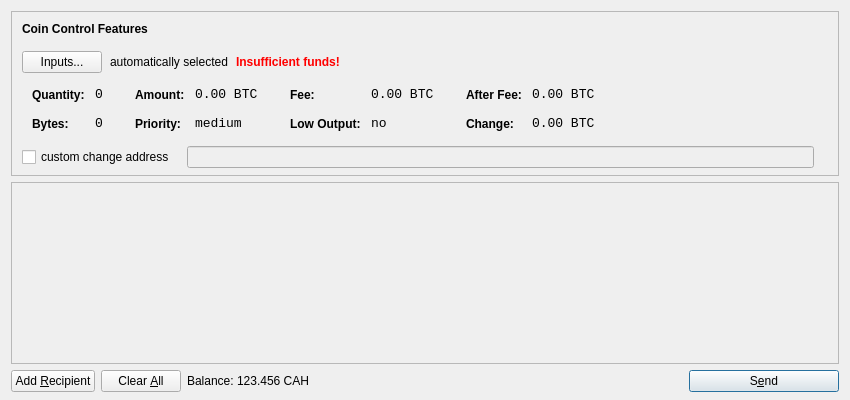
<?xml version="1.0" encoding="UTF-8"?>
<ui version="4.0">
 <class>SendCoinsDialog</class>
 <widget class="QDialog" name="SendCoinsDialog">
  <property name="geometry">
   <rect>
    <x>0</x>
    <y>0</y>
    <width>850</width>
    <height>400</height>
   </rect>
  </property>
  <property name="windowTitle">
   <string>Send Coins</string>
  </property>
  <layout class="QVBoxLayout" name="verticalLayout" stretch="0,1,0">
   <property name="bottomMargin">
    <number>8</number>
   </property>
   <item>
    <widget class="QFrame" name="frameCoinControl">
     <property name="sizePolicy">
      <sizepolicy hsizetype="Expanding" vsizetype="Expanding">
       <horstretch>0</horstretch>
       <verstretch>0</verstretch>
      </sizepolicy>
     </property>
     <property name="maximumSize">
      <size>
       <width>16777215</width>
       <height>16777215</height>
      </size>
     </property>
     <property name="frameShape">
      <enum>QFrame::StyledPanel</enum>
     </property>
     <property name="frameShadow">
      <enum>QFrame::Sunken</enum>
     </property>
     <layout class="QVBoxLayout" name="verticalLayoutCoinControl2">
      <property name="spacing">
       <number>-1</number>
      </property>
      <property name="leftMargin">
       <number>0</number>
      </property>
      <property name="topMargin">
       <number>0</number>
      </property>
      <property name="rightMargin">
       <number>0</number>
      </property>
      <property name="bottomMargin">
       <number>6</number>
      </property>
      <item>
       <layout class="QVBoxLayout" name="verticalLayoutCoinControl" stretch="0,0,0,0,1">
        <property name="spacing">
         <number>0</number>
        </property>
        <property name="leftMargin">
         <number>10</number>
        </property>
        <property name="topMargin">
         <number>10</number>
        </property>
        <item>
         <layout class="QHBoxLayout" name="horizontalLayoutCoinControl1">
          <property name="bottomMargin">
           <number>15</number>
          </property>
          <item>
           <widget class="QLabel" name="labelCoinControlFeatures">
            <property name="sizePolicy">
             <sizepolicy hsizetype="Preferred" vsizetype="Maximum">
              <horstretch>0</horstretch>
              <verstretch>0</verstretch>
             </sizepolicy>
            </property>
            <property name="font">
             <font>
              <weight>75</weight>
              <bold>true</bold>
             </font>
            </property>
            <property name="styleSheet">
             <string notr="true">font-weight:bold;</string>
            </property>
            <property name="text">
             <string>Coin Control Features</string>
            </property>
           </widget>
          </item>
         </layout>
        </item>
        <item>
         <layout class="QHBoxLayout" name="horizontalLayoutCoinControl2" stretch="0,0,0,0">
          <property name="spacing">
           <number>8</number>
          </property>
          <property name="bottomMargin">
           <number>10</number>
          </property>
          <item>
           <widget class="QPushButton" name="pushButtonCoinControl">
            <property name="styleSheet">
             <string notr="true"/>
            </property>
            <property name="text">
             <string>Inputs...</string>
            </property>
           </widget>
          </item>
          <item>
           <widget class="QLabel" name="labelCoinControlAutomaticallySelected">
            <property name="text">
             <string>automatically selected</string>
            </property>
            <property name="margin">
             <number>5</number>
            </property>
           </widget>
          </item>
          <item>
           <widget class="QLabel" name="labelCoinControlInsuffFunds">
            <property name="font">
             <font>
              <weight>75</weight>
              <bold>true</bold>
             </font>
            </property>
            <property name="styleSheet">
             <string notr="true">color:red;font-weight:bold;</string>
            </property>
            <property name="text">
             <string>Insufficient funds!</string>
            </property>
            <property name="margin">
             <number>5</number>
            </property>
           </widget>
          </item>
          <item>
           <spacer name="horizontalSpacerCoinControl">
            <property name="orientation">
             <enum>Qt::Horizontal</enum>
            </property>
            <property name="sizeHint" stdset="0">
             <size>
              <width>40</width>
              <height>1</height>
             </size>
            </property>
           </spacer>
          </item>
         </layout>
        </item>
        <item>
         <widget class="QWidget" name="widgetCoinControl" native="true">
          <property name="sizePolicy">
           <sizepolicy hsizetype="Preferred" vsizetype="Preferred">
            <horstretch>0</horstretch>
            <verstretch>0</verstretch>
           </sizepolicy>
          </property>
          <property name="minimumSize">
           <size>
            <width>0</width>
            <height>0</height>
           </size>
          </property>
          <property name="styleSheet">
           <string notr="true"/>
          </property>
          <layout class="QHBoxLayout" name="horizontalLayoutCoinControl5">
           <property name="margin">
            <number>0</number>
           </property>
           <item>
            <layout class="QHBoxLayout" name="horizontalLayoutCoinControl3" stretch="0,0,0,1">
             <property name="spacing">
              <number>20</number>
             </property>
             <property name="topMargin">
              <number>0</number>
             </property>
             <property name="bottomMargin">
              <number>10</number>
             </property>
             <item>
              <layout class="QFormLayout" name="formLayoutCoinControl1">
               <property name="horizontalSpacing">
                <number>10</number>
               </property>
               <property name="verticalSpacing">
                <number>14</number>
               </property>
               <property name="leftMargin">
                <number>10</number>
               </property>
               <property name="topMargin">
                <number>4</number>
               </property>
               <property name="rightMargin">
                <number>6</number>
               </property>
               <item row="0" column="0">
                <widget class="QLabel" name="labelCoinControlQuantityText">
                 <property name="styleSheet">
                  <string notr="true">font-weight:bold;</string>
                 </property>
                 <property name="text">
                  <string>Quantity:</string>
                 </property>
                 <property name="margin">
                  <number>0</number>
                 </property>
                </widget>
               </item>
               <item row="0" column="1">
                <widget class="QLabel" name="labelCoinControlQuantity">
                 <property name="font">
                  <font>
                   <family>Monospace</family>
                   <pointsize>10</pointsize>
                  </font>
                 </property>
                 <property name="cursor">
                  <cursorShape>IBeamCursor</cursorShape>
                 </property>
                 <property name="contextMenuPolicy">
                  <enum>Qt::ActionsContextMenu</enum>
                 </property>
                 <property name="text">
                  <string notr="true">0</string>
                 </property>
                 <property name="margin">
                  <number>0</number>
                 </property>
                 <property name="textInteractionFlags">
                  <set>Qt::LinksAccessibleByMouse|Qt::TextSelectableByKeyboard|Qt::TextSelectableByMouse</set>
                 </property>
                </widget>
               </item>
               <item row="1" column="0">
                <widget class="QLabel" name="labelCoinControlBytesText">
                 <property name="styleSheet">
                  <string notr="true">font-weight:bold;</string>
                 </property>
                 <property name="text">
                  <string>Bytes:</string>
                 </property>
                </widget>
               </item>
               <item row="1" column="1">
                <widget class="QLabel" name="labelCoinControlBytes">
                 <property name="font">
                  <font>
                   <family>Monospace</family>
                   <pointsize>10</pointsize>
                  </font>
                 </property>
                 <property name="cursor">
                  <cursorShape>IBeamCursor</cursorShape>
                 </property>
                 <property name="contextMenuPolicy">
                  <enum>Qt::ActionsContextMenu</enum>
                 </property>
                 <property name="text">
                  <string notr="true">0</string>
                 </property>
                 <property name="textInteractionFlags">
                  <set>Qt::LinksAccessibleByMouse|Qt::TextSelectableByKeyboard|Qt::TextSelectableByMouse</set>
                 </property>
                </widget>
               </item>
              </layout>
             </item>
             <item>
              <layout class="QFormLayout" name="formLayoutCoinControl2">
               <property name="horizontalSpacing">
                <number>10</number>
               </property>
               <property name="verticalSpacing">
                <number>14</number>
               </property>
               <property name="leftMargin">
                <number>6</number>
               </property>
               <property name="topMargin">
                <number>4</number>
               </property>
               <property name="rightMargin">
                <number>6</number>
               </property>
               <item row="0" column="0">
                <widget class="QLabel" name="labelCoinControlAmountText">
                 <property name="styleSheet">
                  <string notr="true">font-weight:bold;</string>
                 </property>
                 <property name="text">
                  <string>Amount:</string>
                 </property>
                 <property name="margin">
                  <number>0</number>
                 </property>
                </widget>
               </item>
               <item row="0" column="1">
                <widget class="QLabel" name="labelCoinControlAmount">
                 <property name="font">
                  <font>
                   <family>Monospace</family>
                   <pointsize>10</pointsize>
                  </font>
                 </property>
                 <property name="cursor">
                  <cursorShape>IBeamCursor</cursorShape>
                 </property>
                 <property name="contextMenuPolicy">
                  <enum>Qt::ActionsContextMenu</enum>
                 </property>
                 <property name="text">
                  <string notr="true">0.00 BTC</string>
                 </property>
                 <property name="textInteractionFlags">
                  <set>Qt::LinksAccessibleByMouse|Qt::TextSelectableByKeyboard|Qt::TextSelectableByMouse</set>
                 </property>
                </widget>
               </item>
               <item row="1" column="0">
                <widget class="QLabel" name="labelCoinControlPriorityText">
                 <property name="styleSheet">
                  <string notr="true">font-weight:bold;</string>
                 </property>
                 <property name="text">
                  <string>Priority:</string>
                 </property>
                </widget>
               </item>
               <item row="1" column="1">
                <widget class="QLabel" name="labelCoinControlPriority">
                 <property name="font">
                  <font>
                   <family>Monospace</family>
                   <pointsize>10</pointsize>
                  </font>
                 </property>
                 <property name="cursor">
                  <cursorShape>IBeamCursor</cursorShape>
                 </property>
                 <property name="contextMenuPolicy">
                  <enum>Qt::ActionsContextMenu</enum>
                 </property>
                 <property name="text">
                  <string>medium</string>
                 </property>
                 <property name="textInteractionFlags">
                  <set>Qt::LinksAccessibleByMouse|Qt::TextSelectableByKeyboard|Qt::TextSelectableByMouse</set>
                 </property>
                </widget>
               </item>
              </layout>
             </item>
             <item>
              <layout class="QFormLayout" name="formLayoutCoinControl3">
               <property name="horizontalSpacing">
                <number>10</number>
               </property>
               <property name="verticalSpacing">
                <number>14</number>
               </property>
               <property name="leftMargin">
                <number>6</number>
               </property>
               <property name="topMargin">
                <number>4</number>
               </property>
               <property name="rightMargin">
                <number>6</number>
               </property>
               <item row="0" column="0">
                <widget class="QLabel" name="labelCoinControlFeeText">
                 <property name="styleSheet">
                  <string notr="true">font-weight:bold;</string>
                 </property>
                 <property name="text">
                  <string>Fee:</string>
                 </property>
                 <property name="margin">
                  <number>0</number>
                 </property>
                </widget>
               </item>
               <item row="0" column="1">
                <widget class="QLabel" name="labelCoinControlFee">
                 <property name="font">
                  <font>
                   <family>Monospace</family>
                   <pointsize>10</pointsize>
                  </font>
                 </property>
                 <property name="cursor">
                  <cursorShape>IBeamCursor</cursorShape>
                 </property>
                 <property name="contextMenuPolicy">
                  <enum>Qt::ActionsContextMenu</enum>
                 </property>
                 <property name="text">
                  <string notr="true">0.00 BTC</string>
                 </property>
                 <property name="textInteractionFlags">
                  <set>Qt::LinksAccessibleByMouse|Qt::TextSelectableByKeyboard|Qt::TextSelectableByMouse</set>
                 </property>
                </widget>
               </item>
               <item row="1" column="0">
                <widget class="QLabel" name="labelCoinControlLowOutputText">
                 <property name="styleSheet">
                  <string notr="true">font-weight:bold;</string>
                 </property>
                 <property name="text">
                  <string>Low Output:</string>
                 </property>
                </widget>
               </item>
               <item row="1" column="1">
                <widget class="QLabel" name="labelCoinControlLowOutput">
                 <property name="font">
                  <font>
                   <family>Monospace</family>
                   <pointsize>10</pointsize>
                  </font>
                 </property>
                 <property name="cursor">
                  <cursorShape>IBeamCursor</cursorShape>
                 </property>
                 <property name="contextMenuPolicy">
                  <enum>Qt::ActionsContextMenu</enum>
                 </property>
                 <property name="text">
                  <string>no</string>
                 </property>
                 <property name="textInteractionFlags">
                  <set>Qt::LinksAccessibleByMouse|Qt::TextSelectableByKeyboard|Qt::TextSelectableByMouse</set>
                 </property>
                </widget>
               </item>
              </layout>
             </item>
             <item>
              <layout class="QFormLayout" name="formLayoutCoinControl4">
               <property name="horizontalSpacing">
                <number>10</number>
               </property>
               <property name="verticalSpacing">
                <number>14</number>
               </property>
               <property name="leftMargin">
                <number>6</number>
               </property>
               <property name="topMargin">
                <number>4</number>
               </property>
               <property name="rightMargin">
                <number>6</number>
               </property>
               <item row="0" column="0">
                <widget class="QLabel" name="labelCoinControlAfterFeeText">
                 <property name="styleSheet">
                  <string notr="true">font-weight:bold;</string>
                 </property>
                 <property name="text">
                  <string>After Fee:</string>
                 </property>
                 <property name="margin">
                  <number>0</number>
                 </property>
                </widget>
               </item>
               <item row="0" column="1">
                <widget class="QLabel" name="labelCoinControlAfterFee">
                 <property name="font">
                  <font>
                   <family>Monospace</family>
                   <pointsize>10</pointsize>
                  </font>
                 </property>
                 <property name="cursor">
                  <cursorShape>IBeamCursor</cursorShape>
                 </property>
                 <property name="contextMenuPolicy">
                  <enum>Qt::ActionsContextMenu</enum>
                 </property>
                 <property name="text">
                  <string notr="true">0.00 BTC</string>
                 </property>
                 <property name="textInteractionFlags">
                  <set>Qt::LinksAccessibleByMouse|Qt::TextSelectableByKeyboard|Qt::TextSelectableByMouse</set>
                 </property>
                </widget>
               </item>
               <item row="1" column="0">
                <widget class="QLabel" name="labelCoinControlChangeText">
                 <property name="styleSheet">
                  <string notr="true">font-weight:bold;</string>
                 </property>
                 <property name="text">
                  <string>Change:</string>
                 </property>
                </widget>
               </item>
               <item row="1" column="1">
                <widget class="QLabel" name="labelCoinControlChange">
                 <property name="font">
                  <font>
                   <family>Monospace</family>
                   <pointsize>10</pointsize>
                  </font>
                 </property>
                 <property name="cursor">
                  <cursorShape>IBeamCursor</cursorShape>
                 </property>
                 <property name="contextMenuPolicy">
                  <enum>Qt::ActionsContextMenu</enum>
                 </property>
                 <property name="text">
                  <string notr="true">0.00 BTC</string>
                 </property>
                 <property name="textInteractionFlags">
                  <set>Qt::LinksAccessibleByMouse|Qt::TextSelectableByKeyboard|Qt::TextSelectableByMouse</set>
                 </property>
                </widget>
               </item>
              </layout>
             </item>
            </layout>
           </item>
          </layout>
         </widget>
        </item>
        <item>
         <layout class="QHBoxLayout" name="horizontalLayoutCoinControl4" stretch="0,0,0">
          <property name="spacing">
           <number>12</number>
          </property>
          <property name="sizeConstraint">
           <enum>QLayout::SetDefaultConstraint</enum>
          </property>
          <property name="topMargin">
           <number>5</number>
          </property>
          <property name="rightMargin">
           <number>5</number>
          </property>
          <item>
           <widget class="QCheckBox" name="checkBoxCoinControlChange">
            <property name="text">
             <string>custom change address</string>
            </property>
           </widget>
          </item>
          <item>
           <widget class="QLineEdit" name="lineEditCoinControlChange">
            <property name="enabled">
             <bool>false</bool>
            </property>
            <property name="sizePolicy">
             <sizepolicy hsizetype="Expanding" vsizetype="Fixed">
              <horstretch>0</horstretch>
              <verstretch>0</verstretch>
             </sizepolicy>
            </property>
           </widget>
          </item>
          <item>
           <widget class="QLabel" name="labelCoinControlChangeLabel">
            <property name="sizePolicy">
             <sizepolicy hsizetype="Preferred" vsizetype="Expanding">
              <horstretch>0</horstretch>
              <verstretch>0</verstretch>
             </sizepolicy>
            </property>
            <property name="minimumSize">
             <size>
              <width>0</width>
              <height>0</height>
             </size>
            </property>
            <property name="text">
             <string/>
            </property>
            <property name="margin">
             <number>3</number>
            </property>
           </widget>
          </item>
         </layout>
        </item>
        <item>
         <spacer name="verticalSpacerCoinControl">
          <property name="orientation">
           <enum>Qt::Vertical</enum>
          </property>
          <property name="sizeHint" stdset="0">
           <size>
            <width>800</width>
            <height>1</height>
           </size>
          </property>
         </spacer>
        </item>
       </layout>
      </item>
     </layout>
    </widget>
   </item>
   <item>
    <widget class="QScrollArea" name="scrollArea">
     <property name="widgetResizable">
      <bool>true</bool>
     </property>
     <widget class="QWidget" name="scrollAreaWidgetContents">
      <property name="geometry">
       <rect>
        <x>0</x>
        <y>0</y>
        <width>830</width>
        <height>165</height>
       </rect>
      </property>
      <layout class="QVBoxLayout" name="verticalLayout_2">
       <property name="margin">
        <number>0</number>
       </property>
       <item>
        <layout class="QVBoxLayout" name="entries">
         <property name="spacing">
          <number>6</number>
         </property>
        </layout>
       </item>
       <item>
        <spacer name="verticalSpacer">
         <property name="orientation">
          <enum>Qt::Vertical</enum>
         </property>
         <property name="sizeHint" stdset="0">
          <size>
           <width>20</width>
           <height>40</height>
          </size>
         </property>
        </spacer>
       </item>
      </layout>
     </widget>
    </widget>
   </item>
   <item>
    <layout class="QHBoxLayout" name="horizontalLayout">
     <item>
      <widget class="QPushButton" name="addButton">
       <property name="toolTip">
        <string>Send to multiple recipients at once</string>
       </property>
       <property name="text">
        <string>Add &amp;Recipient</string>
       </property>
       <property name="icon">
        <iconset resource="../bitcoin.qrc">
         <normaloff>:/icons/add</normaloff>:/icons/add</iconset>
       </property>
       <property name="autoDefault">
        <bool>false</bool>
       </property>
      </widget>
     </item>
     <item>
      <widget class="QPushButton" name="clearButton">
       <property name="sizePolicy">
        <sizepolicy hsizetype="Minimum" vsizetype="Fixed">
         <horstretch>0</horstretch>
         <verstretch>0</verstretch>
        </sizepolicy>
       </property>
       <property name="toolTip">
        <string>Remove all transaction fields</string>
       </property>
       <property name="text">
        <string>Clear &amp;All</string>
       </property>
       <property name="icon">
        <iconset resource="../bitcoin.qrc">
         <normaloff>:/icons/remove</normaloff>:/icons/remove</iconset>
       </property>
       <property name="autoRepeatDelay">
        <number>300</number>
       </property>
       <property name="autoDefault">
        <bool>false</bool>
       </property>
      </widget>
     </item>
     <item>
      <layout class="QHBoxLayout" name="horizontalLayout_2">
       <property name="spacing">
        <number>3</number>
       </property>
       <item>
        <widget class="QLabel" name="label">
         <property name="text">
          <string>Balance:</string>
         </property>
        </widget>
       </item>
       <item>
        <widget class="QLabel" name="labelBalance">
         <property name="cursor">
          <cursorShape>IBeamCursor</cursorShape>
         </property>
         <property name="text">
          <string>123.456 CAH</string>
         </property>
         <property name="textInteractionFlags">
          <set>Qt::LinksAccessibleByMouse|Qt::TextSelectableByKeyboard|Qt::TextSelectableByMouse</set>
         </property>
        </widget>
       </item>
      </layout>
     </item>
     <item>
      <spacer name="horizontalSpacer">
       <property name="orientation">
        <enum>Qt::Horizontal</enum>
       </property>
       <property name="sizeHint" stdset="0">
        <size>
         <width>40</width>
         <height>20</height>
        </size>
       </property>
      </spacer>
     </item>
     <item>
      <widget class="QPushButton" name="sendButton">
       <property name="minimumSize">
        <size>
         <width>150</width>
         <height>0</height>
        </size>
       </property>
       <property name="toolTip">
        <string>Confirm the send action</string>
       </property>
       <property name="text">
        <string>S&amp;end</string>
       </property>
       <property name="icon">
        <iconset resource="../bitcoin.qrc">
         <normaloff>:/icons/send</normaloff>:/icons/send</iconset>
       </property>
       <property name="default">
        <bool>true</bool>
       </property>
      </widget>
     </item>
    </layout>
   </item>
  </layout>
 </widget>
 <resources>
  <include location="../bitcoin.qrc"/>
 </resources>
 <connections/>
</ui>
